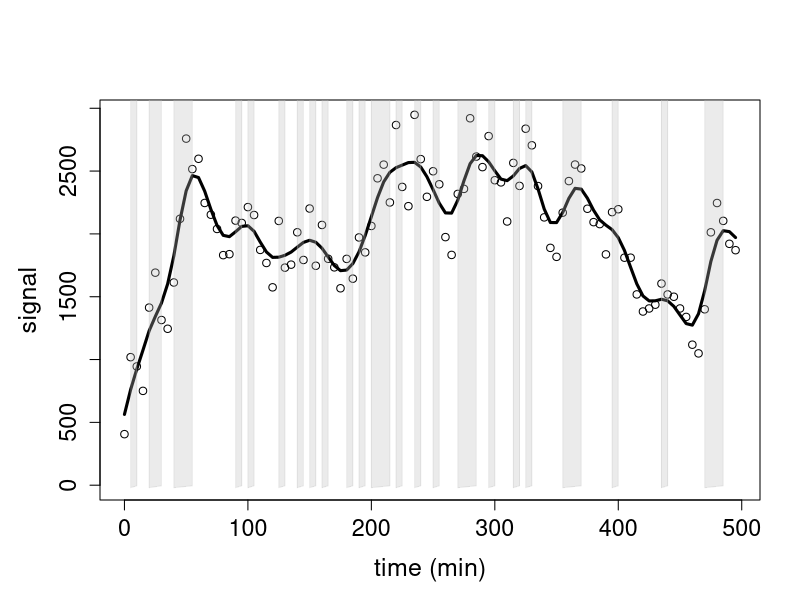

R code for this plot:
## set working directory
setwd("~/PycharmProjects/Stochasticity_Sister_Cells/")
require(scales)

## protein to lumi signal parameters
alpha = 27.63
beta = 34
sigma_b2 = 50^2

## initialization
p0 = 14            # initial concentration of the protein
k_ON = 1/10       # rate of switching to the ON state
k_ON = 0.17571506  
k_OFF = 1/5      # rate of switching to the OFF state
k_OFF = 0.36363595  
K = k_ON + k_OFF
k_s = 2.432       # synthesis (production) rate
k_s = 3.563   
k_m = 0.0154       # degradation rate

p_s = function(s, p) {
  dnorm(s, p*alpha, sqrt(sigma_b2 + beta*p) )
}

# p_g = function(g_new, g_old, t) {
#   exp(- K * t) * ifelse(g_new == g_old, 1, 0) +
#     (1 - exp(- K * t)) * ( ifelse(g_new == 1, k_ON, k_OFF) / K)
# }

# P_g = function(n) {
#   t = (1 - k_ON - k_OFF)^n
#   x = k_ON + k_OFF
#   matrix(c((k_ON + k_OFF*t)/x, (k_ON - k_ON*t)/x,
#            (k_OFF - k_OFF*t)/x, (k_ON + k_OFF*t)/x), nr=2, nc=2, byrow = TRUE)
# }

p_n = function(g_new, g_old, t) {
  exp(- K * t) * ifelse(g_new == g_old, 1, 0) +
    (1 - exp(- K * t)) * ( ifelse(g_new == 1, k_ON, k_OFF) / K)
}

P_g = function(n) {
  matrix(c(c(p_n(0, 0, n), p_n(1, 0, n), 
             c(p_n(0, 1, n) , p_n(1, 1, n) ))) , nr =2, nc=2, byrow=TRUE)
}

p_m = function(n_new, n_old, g, t) {
  k = ifelse(g==1, k_s, 0)
  mean_n = (k / k_m) * (1 - exp(- k_m * t))
  f = function(q) {
    dpois(n_new - q, mean_n) * exp(- k_m * t)^q *
      (1 - exp(- k_m * t))^(n_old - q) *
      choose(n_old, q)
  }
  sum(sapply(seq(0, n_old), f))
}

T= 100
curr_state = 0
curr_num = p0
states = rep(0, T)
numbs = rep(0, T)
signal = rep(0, T)
t = 0
times = c()
G = P_g(5)
print(G)
while (t < T*5) {
  states[t/5 + 1] = curr_state
  numbs[t/5 + 1] = curr_num
  signal[t/5 + 1] =  rnorm(1, curr_num*alpha, sqrt(sigma_b2 + beta*curr_num)) 
  times[t/5 + 1] = t
  r = runif(1)
  if(r < G[curr_state + 1, 2]) {
    curr_state = 1
  } else {
    curr_state = 0
  }
  n = seq(0, 300)
  s = sapply(n, p_m, n_old = curr_num, g = curr_state, t = 5)
  r = runif(1)
  curr_num = n[cumsum(s) >= r][1]
  t = t + 5
  print(t)
}

# states[which(states == 0)] = -50
# states[which(states == 1)] = 0
par(mar=c(5,5,5,2))
plot(times, states, ylim = c(0, max(signal)), pch=15, cex=.5, col=0, 
     xlab= "time (min)", ylab="signal", 
     cex.lab=1.5, cex.axis=1.4)
# abline(v=times[which(states==1)])
lines(smooth.spline(times, signal, spar = .4), type = 'l', lwd=3)
points(times, signal)

i = 1
while (TRUE) {
  if(states[i] == 0) {
    i = i + 1
  } else {
    start = times[i] 
    while(states[i] == 1) {
      i = i+1
      if(i >= length(states))   break
    } 
    end = times[i] 
    if(is.na(end)) {
      end = times[i - 1]
    }
    polygon(c(start, start, end, end), c(-20, 10000, 10000, -5), 
            col=alpha("grey", .3), border = alpha("grey", .3))
  }
  if(i >= length(times))  break
}

# signal = sapply(numbs, function(x) rnorm(1, alpha*x, sqrt(sigma_b2 + beta*x)))
df = data.frame(time=times, signal=signal, numb=numbs, states=states)
# write.table(df, "data.simulated", row.names = FALSE, col.names = TRUE, quote = FALSE, sep='\t')
